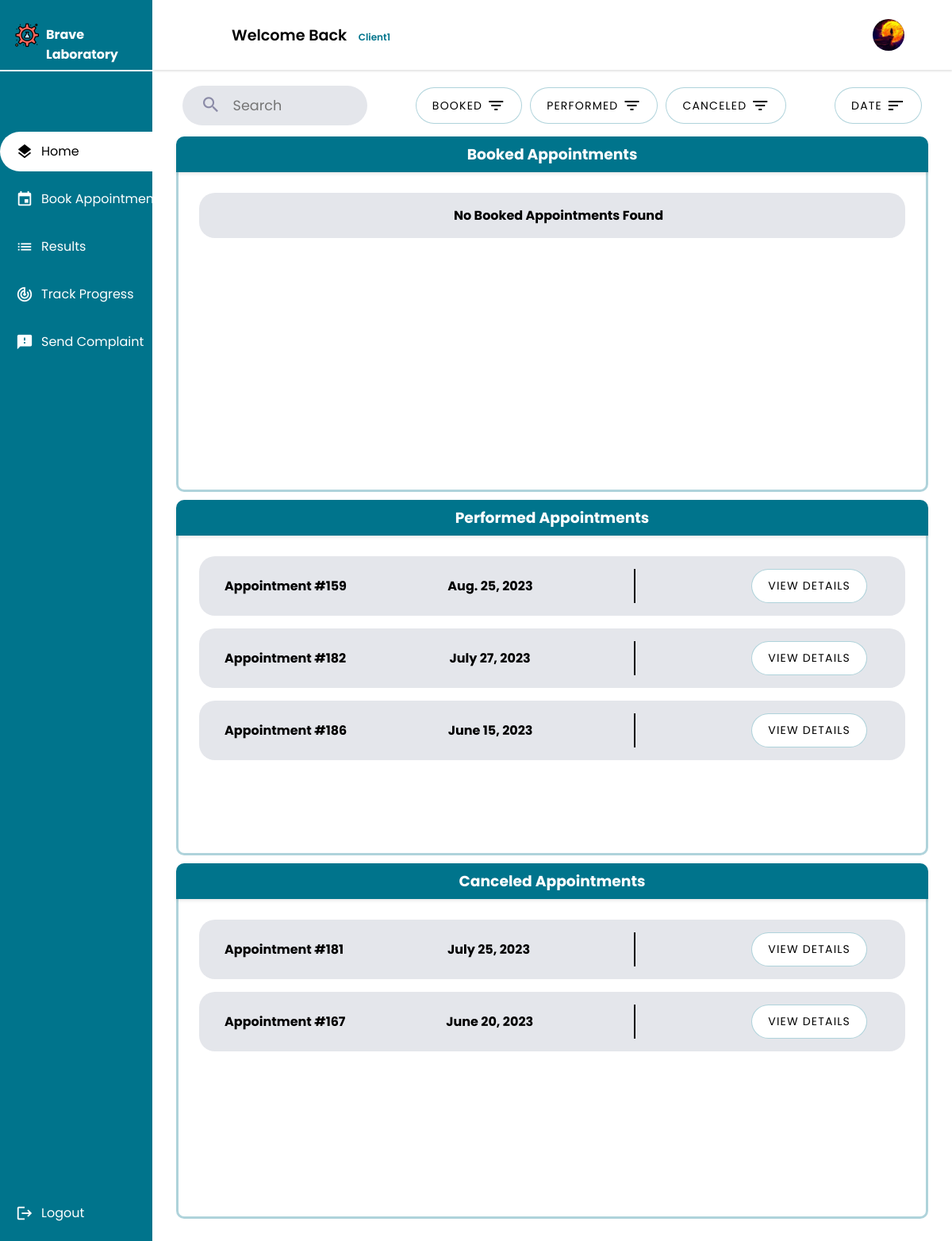
The app's page /client/home/appointment (signed in), older data.
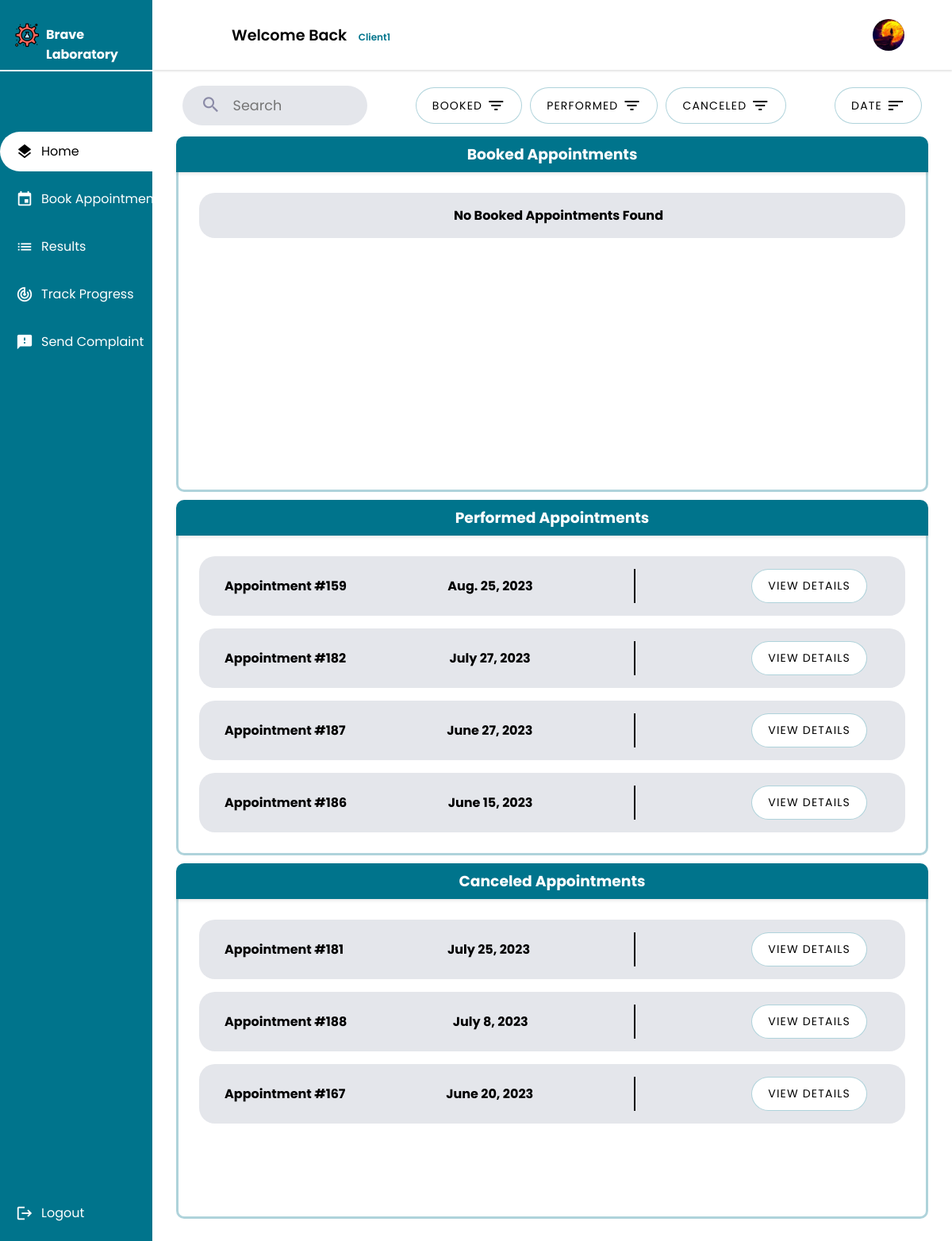
The same page, newer data.
### main_home/models.py (models this page shows, shortened)
class Appointment(models.Model):
    UPCOMING = 'Upcoming'
    TOMORROW = 'Tommorow'
    TODAY = 'Today'
    OVERDUE = 'Overdue'
    STATUS_CHOICES = [
        (UPCOMING, 'Upcoming'),
        (TOMORROW, 'Tommorow'),
        (TODAY, 'Today'),
        (OVERDUE, 'Overdue'),
    ]
    client = models.ForeignKey(Client, on_delete=models.CASCADE)
    tests_requested = models.ManyToManyField(TestOffered, blank=True)
    date = models.DateField(validators=[validate_date_not_past])
    description = models.CharField(max_length=1000,blank=True)
    document = models.ImageField(null=True,blank=True,upload_to='medical_documents')
    total_price = models.DecimalField(max_digits=10, decimal_places=2)
    payment_status = models.BooleanField(default=False)
    arrived = models.BooleanField(default=False)
    cancelled = models.BooleanField(default=False)
    performed = models.BooleanField(default=False)
    urgent = models.BooleanField(default=False)
    class Meta:
        db_table = 'appointment'
    @property
    def status(self):
        today = timezone.now().date()
        if self.date == today:
            return self.TODAY
        elif self.date == today + timezone.timedelta(days=1):
            return self.TOMORROW
        elif self.date > today:
            return self.UPCOMING
        else:
            return self.OVERDUE
    @property
    def check_overdue(self):
        if self.status == self.OVERDUE :
            self.cancelled = True
            return 1
        return 0

### client/views.py (the view, shortened to what this page needs)
# urls.py: path("home/appointment",views.client_home,name="client"),
@login_required
@permission_required('client.view_client', raise_exception=True)
def client_home(request):
    appointments = Appointment.objects.filter(client=request.user.client).order_by('-date')
    for appointment in appointments:
        appointment.check_overdue
    if not (request.GET.get('date')) :
        sort_date = 'True'
    booked_appointments = []
    performed_appointments = []
    canceled_appointments = []
    state = request.GET.get('state')
    for appointment in appointments:
        if appointment.performed :
            performed_appointments.append(appointment)
        elif appointment.cancelled or (appointment.status == appointment.OVERDUE):
            canceled_appointments.append(appointment)
        else:
            booked_appointments.append(appointment)
    if state != "all" :
        if state == "booked" :
            context = {
                'booked_appointments': booked_appointments,
                'sort_date':sort_date,
                'state':state,
            }
            return render(request,'client/client.html',context)
        if state == "performed" :
            context = {
                'performed_appointments': performed_appointments,
                'sort_date':sort_date,
                'state':state,
            }
            return render(request,'client/client.html',context)
        if state == "canceled" :
            context = {
                'canceled_appointments': canceled_appointments,
                'sort_date':sort_date,
                'state':state,
            }
            return render(request,'client/client.html',context)
    state = 'all'
    context = {
        'booked_appointments': booked_appointments,
        'performed_appointments': performed_appointments,
        'canceled_appointments': canceled_appointments,
        'sort_date':sort_date,
        'state':state,
    }
    return render(request,'client/client.html',context)

### client/templates/client/client.html (shortened to what the changed rows need)
{% extends 'main_home/actors_base.html' %}
{% load static %}
{% block css_2 %}
<link rel="stylesheet" href="{% static 'css/list.css' %}">
<link rel="stylesheet" href="{% static 'css/lists/ap_list.css' %}">
{% endblock css_2 %}
{% block main %}
<div class="Container">
    {% if performed_appointments is not None %}
    {% if performed_appointments %}
    <div class="userlistcl">
        <div class="userscontianercl">
            <div class= "scrollcl">
                <ul class="lists">
                    {% for appointment in performed_appointments %}
                    <li class="app1">
                        <span><strong>Appointment #{{ appointment.id }}</strong></span>
                        <span><strong>{{ appointment.date }}</strong></span>
                        <div class="buttons">
                            <button class="list-button"><a class="list-links"
                                    href="{% url 'client_appointment_detail' appointment.id %}">View Details</a></button>
                        </div>
                    </li>
                    {% endfor %}
                </ul>
            </div>
        </div>
    </div>
    {% endif %}
    {% endif %}
    {% if canceled_appointments is not None %}
    {% if canceled_appointments %}
    <div class="userlistcl">
            <div class="userscontianercl">
                <div class= "scrollcl">
                    <ul class="lists">
                        {% for appointment in canceled_appointments %}
                        <li class="app1">
                            <span><strong>Appointment #{{ appointment.id }}</strong></span>
                            <span><strong>{{ appointment.date }}</strong></span>
                            <div class="buttons">
                                <button class="list-button"><a class="list-links"
                                        href="{% url 'client_appointment_detail' appointment.id %}">View Details</a></button>
                            </div>
                        </li>
                        {% endfor %}
                    </ul>
            </div>
        </div>
    </div>
    {% endif %}
    {% endif %}
</div>
</div>
{% endblock main %}

Row changes from the older to the newer data that the page shows:
added Appointment: id "187", date "June 27, 2023", shown under "Performed Appointments"
added Appointment: id "188", date "July 8, 2023", shown under "Canceled Appointments"
